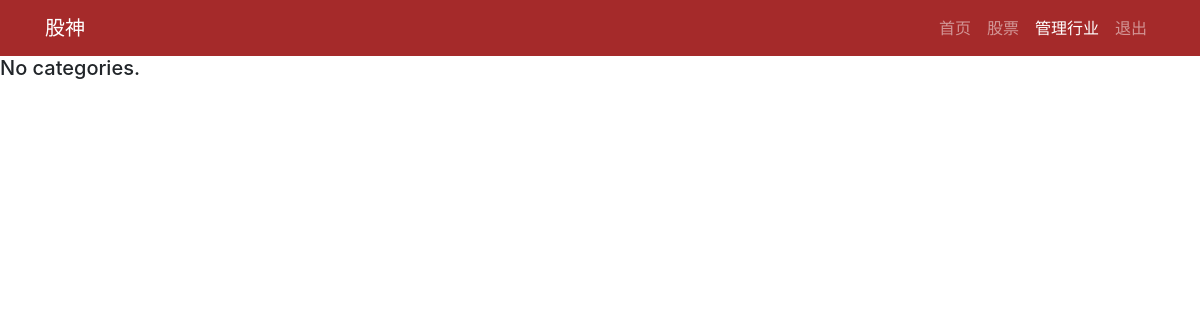
The app's page /shares/category/manage (signed in), older data.
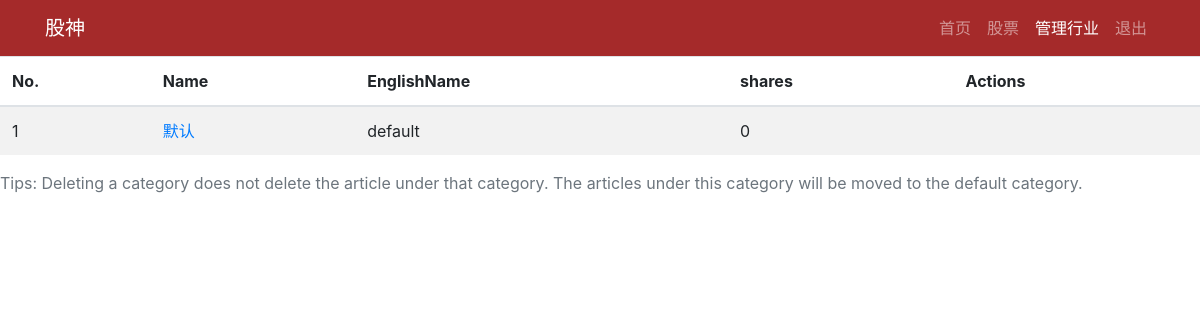
The same page, newer data.
### app/shares/models.py (models this page shows, shortened)
class Category(db.Model):
    id = db.Column(db.Integer,primary_key=True)
    name = db.Column(db.String(30),unique=True)
    english_name = db.Column(db.String(50),unique=True,index=True)
    reviewed = db.Column(db.Boolean,default=False)
    shares = db.relationship('Share',back_populates='category')

### app/shares/routes.py (the view)
@bp.route('/category/manage')
@login_required
def manage_category():
    categories = Category.query.order_by(Category.name).all()
    return render_template('share/manage_category.html',categories=categories)

### app/main/routes.py (called while the page is built)
@bp.before_app_request
def before_request():
    g.locale = str(get_locale())
    if current_user.is_authenticated:
        current_user.last_seen = datetime.utcnow()
        db.session.commit()

### app/models.py (called while the page is built)
@login.user_loader
def load_user(id):
    return User.query.get(int(id))

### app/templates/share/manage_category.html (shortened to what this page needs)
{% extends 'base.html' %}
{% from 'bootstrap/form.html' import render_form %}
{% block content %}
    <div class="page-header">
        <h1>Categories
            <small class="text-muted">{{ categories|length }}</small>
            <span class="float-right"><a class="btn btn-primary btn-sm"
                                         href="{{ url_for('.new_category') }}">New Category</a></span>
        </h1>
    </div>
    {% if categories %}
        <table class="table table-striped">
            <thead>
            <tr>
                <th>No.</th>
                <th>Name</th>
                <th>EnglishName</th>
                <th>shares</th>
                <th>Actions</th>
            </tr>
            </thead>
            {% for category in categories %}
                <tr>
                    <td>{{ loop.index }}</td>
                    <td><a href="{{ url_for('shares.show_category', category_name=category.english_name) }}">{{ category.name }}</a>
                    </td>
                    <td>{{ category.english_name }}</td>
                    <td>{{ category.shares|length }}</td>
                    <td>
                    </td>
                </tr>
            {% endfor %}
        </table>
        <p class="text-muted">Tips: Deleting a category does not delete the article under that category.
            The articles under this category will be moved to the default category.</p>
    {% else %}
        <div class="tip"><h5>No categories.</h5></div>
    {% endif %}
{% endblock %}

Row changes from the older to the newer data that the page shows:
added Category: name "默认", english_name "default", shares|length "0"
Text that changed along with them:
text no longer shown: "No categories."
text now shown: "No. Name EnglishName shares Actions Tips: Deleting a category does not delete the article under that category. The articles under this category will be moved to the default category."
